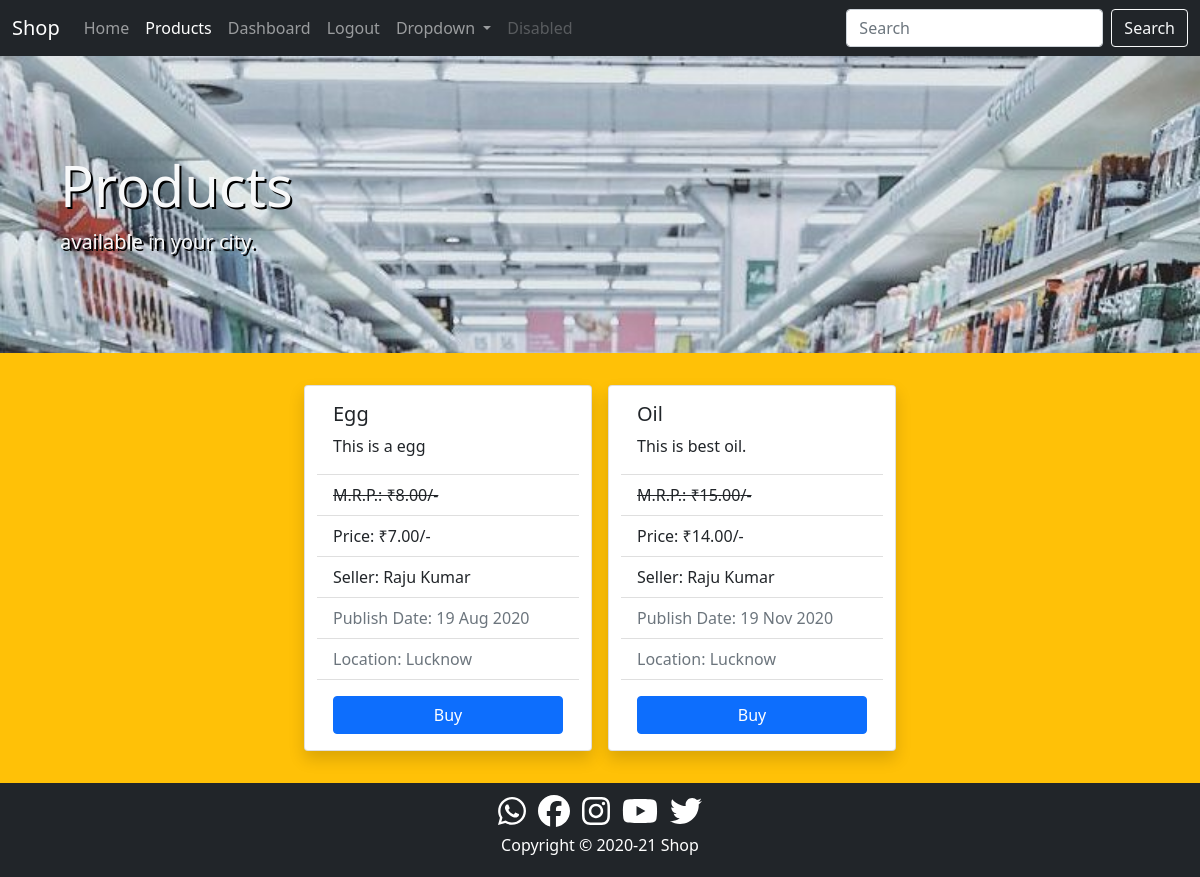
The app's page /product/ (signed in) with its own data.
### product/models.py (models this page shows, shortened)
class Product(models.Model):
    seller=models.ForeignKey(User,on_delete=models.CASCADE)
    title=models.CharField(max_length=50)
    date=models.DateField()
    description=models.TextField(max_length=500)
    mrp=models.DecimalField(decimal_places=2,max_digits=7)
    selling_price=models.DecimalField(decimal_places=2,max_digits=7)
    location=models.CharField(max_length=50)

### product/views.py (the view)
# urls.py: path('',views.ShowProduct.as_view(),name='products'),
@method_decorator(login_required,name='dispatch')
class ShowProduct(ListView):
    model=Product
    template_name='product/products.html'
    context_object_name='products'
    def get_queryset(self):
        return Product.objects.filter(location=self.request.user.profile.city)
    def get_context_data(self,*args,**kwargs):
        context=super().get_context_data(*args,**kwargs)
        context['products_active']='active'
        context['products_disabled']='disabled'
        return context

### product/templates/product/products.html (shortened to what this page needs)
{% extends 'core/base.html' %}
{% block content %}
<div class="container-fluid p-5 products shadow-lg">
    <div class="container text-light my-5">
        <div>
            <h1 class="display-4">Products</h1>
        </div>
        <div class="lead">
            <p>available in your city.</p>
        </div>
    </div>
</div>
<div class="container-fluid p-4 bg-warning">
    <div class="row justify-content-center">
        {% for product in products %}
        <div class="card m-2 shadow" style="width: 18rem;">
            <div class="card-body">
                <h5 class="card-title">{{product.title|capfirst}}</h5>
                <p class="card-text">{{product.description|capfirst}}</p>
            </div>
            <ul class="list-group list-group-flush">
                <li class="list-group-item text-decoration-line-through">M.R.P.: &#8377;{{product.mrp}}/-</li>
                <li class="list-group-item">Price: &#8377;{{product.selling_price}}/-</li>
                <li class="list-group-item">Seller: {{product.seller.get_full_name|capfirst}}</li>
                <li class="list-group-item text-muted">Publish Date: {{product.date|date:"d M Y"}}</li>
                <li class="list-group-item text-muted">Location: {{product.location}}</li>
              </ul>
            <a href="#" class="btn btn-primary m-3">Buy</a>
        </div>
        {% endfor %}
    </div>
</div>
{% endblock content %}

### core/static/core/css/style.css (style rules this page uses)
.products { background-image: url("../images/products.jpg"); background-color: dimgrey; background-size: cover; height: 100%; text-shadow: 2px 2px black; }

### records on screen
Product: title "Egg", description "This is a egg", mrp "8.00", selling_price "7.00", seller.get_full_name "Raju Kumar", date "19 Aug 2020", location "Lucknow"
Product: title "Oil", description "This is best oil.", mrp "15.00", selling_price "14.00", seller.get_full_name "Raju Kumar", date "19 Nov 2020", location "Lucknow"
